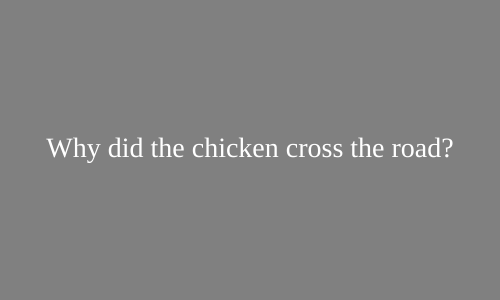
Frame 1 (no input)
Frame 60 (no input): identical to frame 1, image omitted
Frame 120 (the mouse pressed at the canvas centre since frame 60): identical to frame 1, image omitted

The p5.js sketch that drew this single still picture (run headless with seeded random() and noise() and a simulated clock; from frame 60 on, the mouse is pressed at the canvas centre):

// p5.js sketch
// ── sketch.js
let state = 0;

function setup() {
  createCanvas(500, 300);
  textAlign(CENTER, CENTER);
  rectMode(CENTER);
  textFont("Georgia")
}

function draw() {
  textSize(28);
  switch (state) {
    case 0:
      background('grey');
      fill('white');
      text("Why did the chicken cross the road?", width / 2, height / 2);
      break;
    case 1:
      background('red');
      text("I don't know, I'm asking you!", width / 2, height / 2);
      break;
  }
}

function mouseReleased() {
  state = (state + 1) % 2;
}
